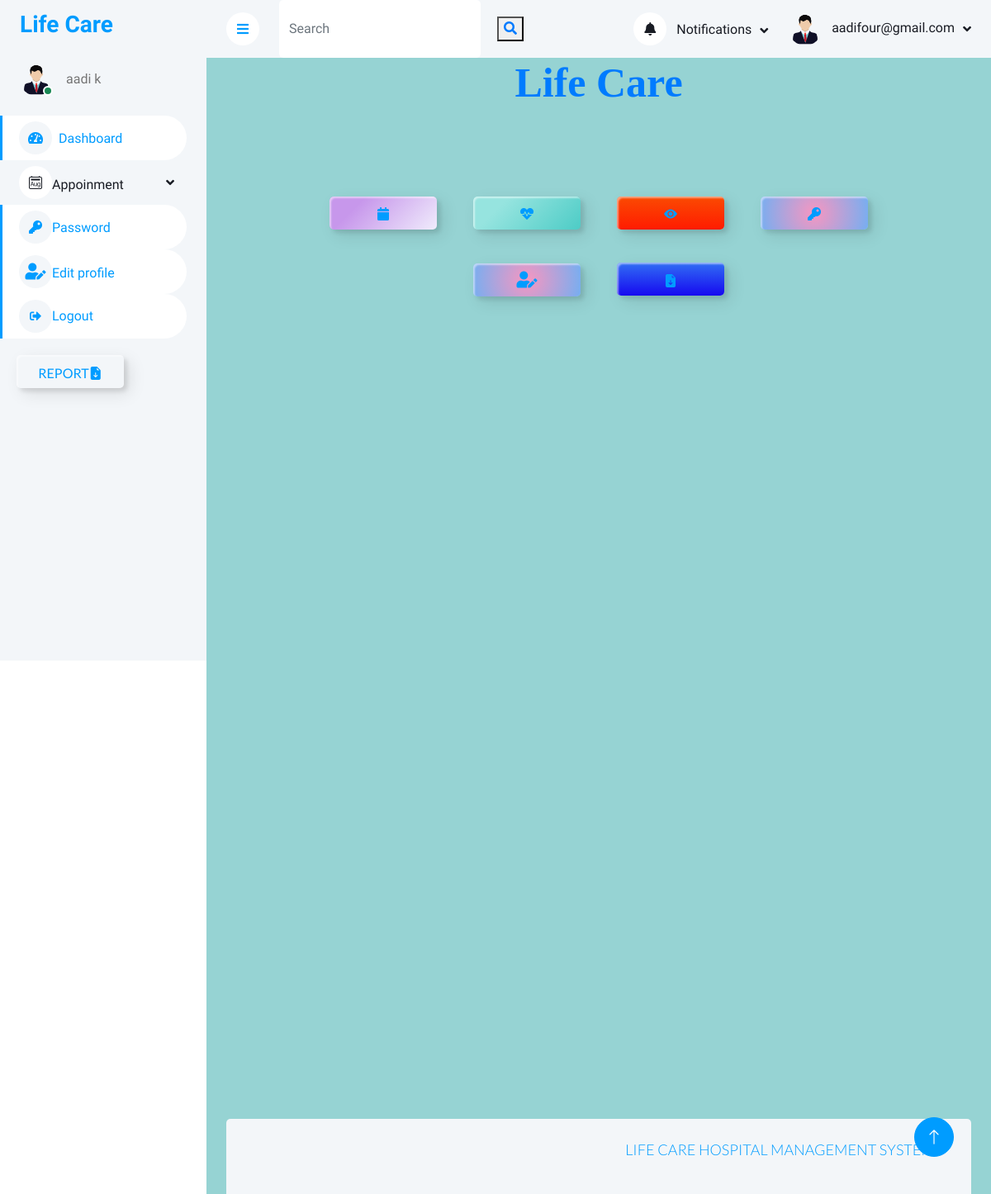
Page /pdash/ (signed in) on the committed database.
### myapp/models.py (models this page shows, shortened)
class User(models.Model):
    fname=models.CharField(max_length=30)
    lname=models.CharField(max_length=30)
    email=models.EmailField(unique=True)
    password=models.CharField(max_length=30)
    phone=models.CharField(max_length=10)
    address=models.TextField()
    age=models.CharField(max_length=10)
    gender=models.CharField(max_length=10)
    pic=models.FileField(upload_to='profile',default='avatar.png')

### Lab/models.py (models this page shows, shortened)
class Lappointment(models.Model):
    date=models.DateField()
    time=models.CharField(max_length=25)
    pay_id=models.CharField(max_length=20)
    verify=models.BooleanField(default=False)
    lab=models.ForeignKey(Assistants,on_delete=models.CASCADE,null=True,blank=True)
    amount=models.IntegerField(default=0)
    patient=models.ForeignKey(User,on_delete=models.CASCADE)
    test=models.ForeignKey(Test,on_delete=models.CASCADE)
    pay_at=models.DateTimeField(auto_now_add=True)
    pay_method=models.CharField(max_length=30,null=True,blank=True)
    test_result=models.FileField(upload_to='reports',null=True,blank=True)

### myapp/views.py (the view)
# urls.py: path('pdash/',views.pdash,name="pdash"),
def pdash(request):
    uid=User.objects.get(email=request.session['email'])
    lab = Lappointment.objects.filter(Q(patient=uid) & ~Q(test_result = None))
    return render(request,'pdash.html',{'uid':uid,'lab':lab})

### Lab/models.py (called while the page is built)
    def __str__(self):
        return self.test_name

### myapp/templates/pdash.html (shortened to what this page needs)
{% extends 'header.html' %}
{% load static %}
{% block content %}
<div style="background-color: rgb(150, 211, 211);">
 <h1 style="color:#007bff">Life Care</h1>
 <div class="frame">
   <br>
   <br>
   <button class="custom-btn btn-8" ><a href="{% url 'appointment' %}"><i class="fa fa-calendar"></i></button>
   <button class="custom-btn btn-4"><a href="{% url 'lappointment' %}"><span><i class="fa fa-heartbeat"></i></span></a></button>
   <button class="custom-btn btn-5"><a href="{% url 'pviewappointment' %}"><span><i class="bi bi-eye-fill"></i></span></a></button>
   <button class="custom-btn btn-6"><a href="{% url 'pchangepass' %}"><span><i class="fa fa-key" aria-hidden="true"></i></span></a></span></a></button>
   <button class="custom-btn btn-6"><a href="{% url 'pedit' %}"><span><i class='fas fa-user-edit' style='font-size:20px'></i></span></a></button>
   {% for one in lab %}
   <button class="custom-btn btn-10"><a href="{{one.test_result.url}}" > <i class="bi bi-file-earmark-arrow-down-fill"></i></a></button>
   {% endfor %}
 </div>
<BR>
<BR>
<BR>
<BR>
<BR>
<BR>
<BR>
<BR>
<BR>
<BR>
<BR>
<BR>
<BR>
<BR>
<BR>
<BR>
<BR>
<BR>
<BR>
<BR>
<BR>
<BR>
              <br>
              <br>
              <br>
              <br>
              <br>
              <br>
              <br>
              <br>
              <br>
              <br>
              <br>
              <br>
              <br>
              <br>
              <br>
              <br>
            {% endblock %}

### myapp/templates/header.html (shortened to what this page needs)
{% load static %}
<!DOCTYPE html>
<html lang="en">
<head>
    <link href="https://cdnjs.cloudflare.com/ajax/libs/font-awesome/5.10.0/css/all.min.css" rel="stylesheet">
    <link href="https://cdn.jsdelivr.net/npm/bootstrap-icons@1.4.1/font/bootstrap-icons.css" rel="stylesheet">
    <link href='{%static "lib/owlcarousel/assets/owl.carousel.min.css" %}' rel="stylesheet">
    <link href='{%static "lib/tempusdominus/css/tempusdominus-bootstrap-4.min.css" %}' rel="stylesheet" />
    <link href='{%static "pdashcss/bootstrap.min.css" %}' rel="stylesheet">
    <link href='{%static "pdashcss/style.css" %}' rel="stylesheet">
</head>
<body>
    <div class="container-xxl position-relative bg-white d-flex p-0" >
        <div class="sidebar pe-4 pb-3" >
            <nav class="navbar bg-light navbar-light">
                <a href='{% url "index" %}' class="navbar-brand mx-4 mb-3">
                    <h3 class="text-primary">Life Care</h3>
                </a>
                <div class="d-flex align-items-center ms-4 mb-4">
                    <div class="position-relative">
                        <img class="rounded-circle" src="{{uid.pic.url}}" alt="" style="width: 40px; height: 40px;">
                        <div class="bg-success rounded-circle border border-2 border-white position-absolute end-0 bottom-0 p-1"></div>
                    </div>
                    <div class="ms-3">
                        <span>{{uid.fname}} {{uid.lname}}</span>
                    </div>
                </div>
                <div class="navbar-nav w-100" >
                    <a href='{% url "pdash" %}' class="nav-item nav-link active"><i class="fa fa-tachometer-alt me-2"></i>Dashboard</a>
                    <div class="nav-item dropdown">
                        <a href="#" class="nav-link dropdown-toggle" data-bs-toggle="dropdown"><i class="bi bi-calendar2-month"></i>Appoinment</a>
                    </div>
                    <div class="navbar-nav w-100" >
                        <a href='{% url "pchangepass" %}' class="nav-item nav-link active"><i class="fa fa-key" aria-hidden="true"></i>Password</a>
                        <div class="navbar-nav w-100" >
                            <a href='{% url "pedit" %}' class="nav-item nav-link active"><i class='fas fa-user-edit' style='font-size:20px'></i>Edit profile</a>
                            <div class="navbar-nav w-100" >
                                <a href='{% url "plogout" %}' class="nav-item nav-link active"><i class="fas fa-sign-out-alt fa-sm fa-fw mr-2 text-gray-400"></i>Logout</a>
                                <div class="navbar-nav w-100" >
                                    <button class="custom-btn btn-9"><a href="{{one.test_result.url}}" > REPORT<i class="bi bi-file-earmark-arrow-down-fill"></i></a></button>
                            </div>
                            </div>
                            </div>
                            </div>
            </nav>
        </div>
        <div class="content">
            <nav class="navbar navbar-expand bg-light navbar-light sticky-top px-4 py-0">
                <a href="#" class="sidebar-toggler flex-shrink-0">
                    <i class="fa fa-bars"></i>
                </a>
                <form class="d-none d-md-flex ms-4" action="" >
                    <input class="form-control border-0" type="search" name="search" placeholder="Search"> <button><i class="fa fa-search" style="color:#007bff"></i></button>
                </form>
                <div class="navbar-nav align-items-center ms-auto">
                    <div class="nav-item dropdown">
                        <a href="#" class="nav-link dropdown-toggle" data-bs-toggle="dropdown">
                            <i class="fa fa-bell me-lg-2"></i>
                            <span class="d-none d-lg-inline-flex">Notifications</span>
                        </a>
                    </div>
                    <div class="nav-item dropdown">
                        <a href="#" class="nav-link dropdown-toggle" data-bs-toggle="dropdown">
                            <img class="rounded-circle me-lg-2" src="{{uid.pic.url}}"alt="" style="width: 40px; height: 40px;">
                            <span class="d-none d-lg-inline-flex">{{uid.email}}</span>
                        </a>
                    </div>
                </div>
            </nav>
            {% block content %}
            {% endblock %}
             <div class="container-fluid pt-4 px-4">
                <div class="bg-light rounded-top p-4">
                    <div class="row">
                        <div class="col-12 col-sm-6 text-center text-sm-start">
                        </div>
                        <div class="col-12 col-sm-6 text-center text-sm-end">
                            <p style="color: #009CFF;">LIFE CARE HOSPITAL MANAGEMENT SYSTEM</p>
                        </div>
                    </div>
                </div>
            </div>
        </div>
            <a href="#" class="btn btn-lg btn-primary btn-lg-square back-to-top"><i class="bi bi-arrow-up"></i></a>
        </div>
    </body>
    </html>

### myapp/static/pdashcss/style.css (style rules this page uses)
:root { --primary: #009CFF; --light: #F3F6F9; --dark: #191C24; }
.back-to-top { position: fixed; display: none; right: 45px; bottom: 45px; z-index: 99; }
.btn { transition: .5s; }
.btn.btn-primary { color: #FFFFFF; }
.btn-lg-square { width: 48px; height: 48px; }
.btn-square, .btn-sm-square, .btn-lg-square { padding: 0; display: inline-flex; align-items: center; justify-content: center; font-weight: normal; border-radius: 50px; }
.sidebar { position: fixed; top: 0; left: 0; bottom: 0; width: 250px; height: 100vh; overflow-y: auto; background: var(--light); transition: 0.5s; z-index: 999; }
.content { margin-left: 250px; min-height: 100vh; background: #FFFFFF; transition: 0.5s; }
@media (min-width: 992px) { .sidebar { margin-left: 0; } }
@media (min-width: 992px) { .content { width: calc(100% - 250px); } }
.sidebar .navbar .navbar-nav .nav-link { padding: 7px 20px; color: var(--dark); font-weight: 500; border-left: 3px solid var(--light); border-radius: 0 30px 30px 0; outline: none; }
.sidebar .navbar .navbar-nav .nav-link:hover, .sidebar .navbar .navbar-nav .nav-link.active { color: var(--primary); background: #FFFFFF; border-color: var(--primary); }
.sidebar .navbar .navbar-nav .nav-link i { width: 40px; height: 40px; display: inline-flex; align-items: center; justify-content: center; background: #FFFFFF; border-radius: 40px; }
.sidebar .navbar .navbar-nav .nav-link:hover i, .sidebar .navbar .navbar-nav .nav-link.active i { background: var(--light); }
.sidebar .navbar .dropdown-toggle::after { position: absolute; top: 15px; right: 15px; border: none; content: "\f107"; font-family: "Font Awesome 5 Free"; font-weight: 900; transition: .5s; }
.content .navbar .navbar-nav .nav-link { margin-left: 25px; padding: 12px 0; color: var(--dark); outline: none; }
.content .navbar .sidebar-toggler, .content .navbar .navbar-nav .nav-link i { width: 40px; height: 40px; display: inline-flex; align-items: center; justify-content: center; background: #FFFFFF; border-radius: 40px; }
.content .navbar .dropdown-toggle::after { margin-left: 6px; vertical-align: middle; border: none; content: "\f107"; font-family: "Font Awesome 5 Free"; font-weight: 900; transition: .5s; }

### rows in the picture
User: pic (placeholder picture), fname "aadi", lname "k", email "aadifour@gmail.com"
